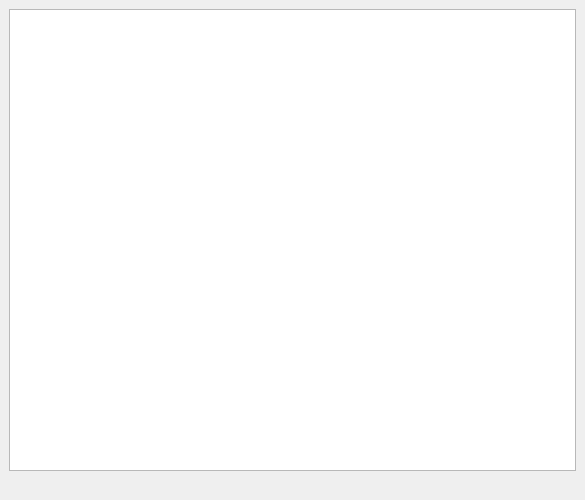
<?xml version="1.0" encoding="UTF-8"?>
<ui version="4.0">
 <class>DockWidget</class>
 <widget class="QDockWidget" name="DockWidget">
  <property name="geometry">
   <rect>
    <x>0</x>
    <y>0</y>
    <width>585</width>
    <height>500</height>
   </rect>
  </property>
  <property name="sizePolicy">
   <sizepolicy hsizetype="Expanding" vsizetype="Expanding">
    <horstretch>0</horstretch>
    <verstretch>0</verstretch>
   </sizepolicy>
  </property>
  <property name="minimumSize">
   <size>
    <width>500</width>
    <height>500</height>
   </size>
  </property>
  <property name="windowTitle">
   <string>DockWidget</string>
  </property>
  <widget class="QWidget" name="dockWidgetContents">
   <property name="sizePolicy">
    <sizepolicy hsizetype="Expanding" vsizetype="Expanding">
     <horstretch>0</horstretch>
     <verstretch>0</verstretch>
    </sizepolicy>
   </property>
   <layout class="QGridLayout" name="gridLayout">
    <item row="0" column="0">
     <widget class="PlotWidget" name="spectrum"/>
    </item>
    <item row="1" column="0">
     <layout class="QHBoxLayout" name="horizontalLayout">
      <item>
       <layout class="QHBoxLayout" name="wavelength_min"/>
      </item>
      <item>
       <layout class="QVBoxLayout" name="wavelength_max"/>
      </item>
      <item>
       <spacer name="horizontalSpacer">
        <property name="orientation">
         <enum>Qt::Horizontal</enum>
        </property>
        <property name="sizeHint" stdset="0">
         <size>
          <width>40</width>
          <height>20</height>
         </size>
        </property>
       </spacer>
      </item>
      <item>
       <layout class="QVBoxLayout" name="switch_energy"/>
      </item>
     </layout>
    </item>
   </layout>
  </widget>
 </widget>
 <customwidgets>
  <customwidget>
   <class>PlotWidget</class>
   <extends>QGraphicsView</extends>
   <header location="global">pyqtgraph</header>
  </customwidget>
 </customwidgets>
 <resources/>
 <connections/>
</ui>
